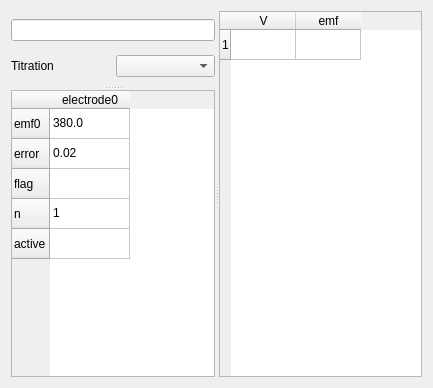
<?xml version="1.0" encoding="UTF-8"?>
<ui version="4.0">
 <class>EmfDSWidget</class>
 <widget class="QWidget" name="EmfDSWidget">
  <property name="geometry">
   <rect>
    <x>0</x>
    <y>0</y>
    <width>433</width>
    <height>388</height>
   </rect>
  </property>
  <property name="windowTitle">
   <string>Form</string>
  </property>
  <layout class="QVBoxLayout" name="verticalLayout_2">
   <item>
    <widget class="QSplitter" name="splitter_2">
     <property name="orientation">
      <enum>Qt::Horizontal</enum>
     </property>
     <widget class="QSplitter" name="splitter">
      <property name="orientation">
       <enum>Qt::Vertical</enum>
      </property>
      <widget class="QWidget" name="">
       <layout class="QVBoxLayout" name="verticalLayout">
        <item>
         <layout class="QHBoxLayout" name="horizontalLayout_2">
          <item>
           <widget class="QLineEdit" name="le_title"/>
          </item>
         </layout>
        </item>
        <item>
         <layout class="QHBoxLayout" name="horizontalLayout">
          <item>
           <widget class="QLabel" name="label">
            <property name="text">
             <string>Titration</string>
            </property>
           </widget>
          </item>
          <item>
           <widget class="QComboBox" name="cb_titration"/>
          </item>
         </layout>
        </item>
       </layout>
      </widget>
      <widget class="QTableWidget" name="table_params">
       <attribute name="horizontalHeaderDefaultSectionSize">
        <number>80</number>
       </attribute>
       <row>
        <property name="text">
         <string>emf0</string>
        </property>
       </row>
       <row>
        <property name="text">
         <string>error</string>
        </property>
       </row>
       <row>
        <property name="text">
         <string>flag</string>
        </property>
       </row>
       <row>
        <property name="text">
         <string>n</string>
        </property>
       </row>
       <row>
        <property name="text">
         <string>active</string>
        </property>
       </row>
       <column>
        <property name="text">
         <string>electrode0</string>
        </property>
       </column>
       <item row="0" column="0">
        <property name="text">
         <string>380.0</string>
        </property>
       </item>
       <item row="1" column="0">
        <property name="text">
         <string>0.02</string>
        </property>
       </item>
       <item row="3" column="0">
        <property name="text">
         <string>1</string>
        </property>
       </item>
      </widget>
     </widget>
     <widget class="QTableWidget" name="table_data">
      <property name="enabled">
       <bool>true</bool>
      </property>
      <attribute name="horizontalHeaderDefaultSectionSize">
       <number>65</number>
      </attribute>
      <row>
       <property name="text">
        <string>1</string>
       </property>
      </row>
      <column>
       <property name="text">
        <string>V</string>
       </property>
      </column>
      <column>
       <property name="text">
        <string>emf</string>
       </property>
      </column>
     </widget>
    </widget>
   </item>
  </layout>
 </widget>
 <resources/>
 <connections/>
</ui>
